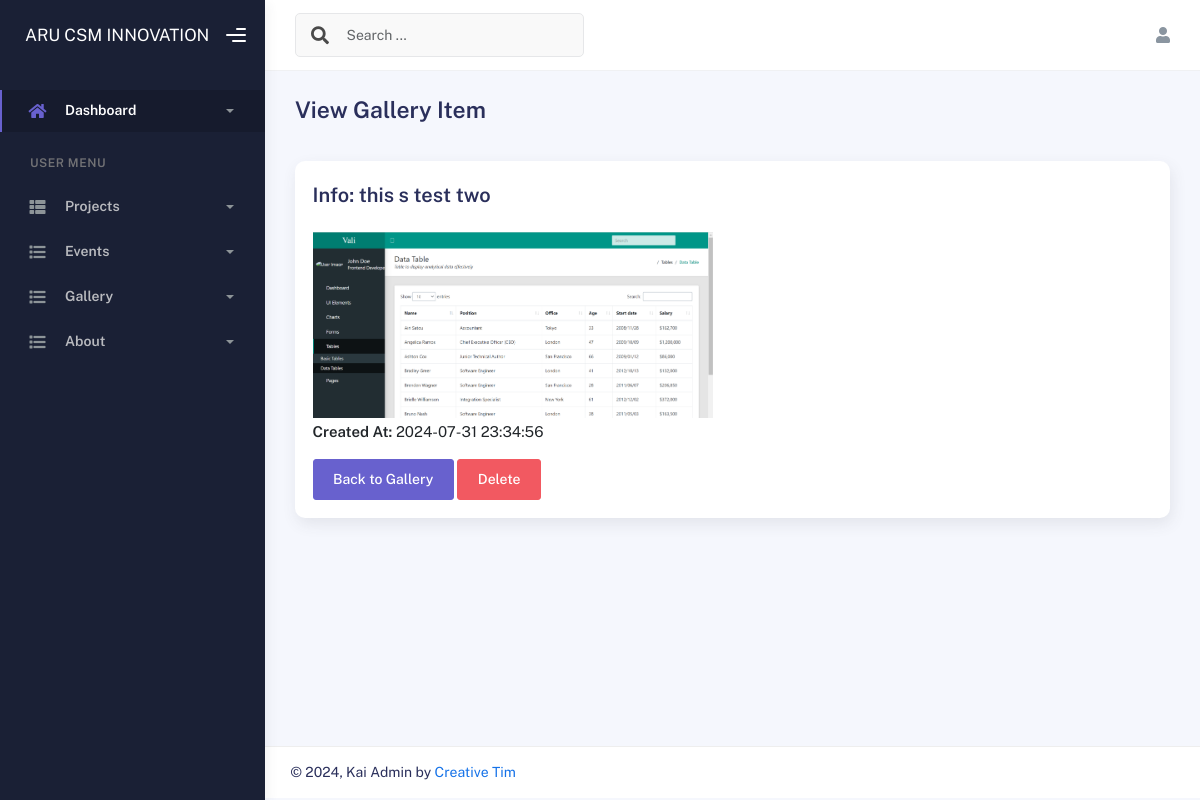
Screenshot of /backend_part/view.php?id=3 with the database file from the repository.
### tables this page shows
CREATE TABLE `my_gallery` (
  `id` int(11) NOT NULL,
  `upload_photo` varchar(100) NOT NULL,
  `description` varchar(255) NOT NULL,
  `created_at` timestamp NOT NULL DEFAULT current_timestamp() ON UPDATE current_timestamp()
);

### backend_part/view.php (the view, shortened to what this page needs)
<?php
include "connection/include.php";
$id = intval($_GET['id']);
$query = "SELECT * FROM my_gallery WHERE id = ?";
$stmt = $connect->prepare($query);
$stmt->bind_param("i", $id);
$stmt->execute();
$result = $stmt->get_result();
if ($result->num_rows > 0) {
    $item = $result->fetch_assoc();
} else {
    die('No records found.');
}
?>
<!DOCTYPE html>
<html lang="en">
<head>
    <link rel="stylesheet" href="./assets/css/bootstrap.min.css" />
    <link rel="stylesheet" href="./assets/css/plugins.min.css" />
    <link rel="stylesheet" href="./assets/css/kaiadmin.min.css" />
</head>
<body>
    <div class="wrapper">
      <div class="sidebar" data-background-color="dark">
        <div class="sidebar-logo">
          <div class="logo-header" data-background-color="dark">
            <a href="dashboard.php" class="logo" style="color: white;">
             ARU CSM INNOVATION
            </a>
            <div class="nav-toggle">
              <button class="btn btn-toggle toggle-sidebar">
                <i class="gg-menu-right"></i>
              </button>
            </div>
          </div>
        </div>
        <div class="sidebar-wrapper scrollbar scrollbar-inner">
          <div class="sidebar-content">
            <ul class="nav nav-secondary">
              <li class="nav-item active">
                <a
                  data-bs-toggle="collapse"
                  href="#dashboard"
                  class="collapsed"
                  aria-expanded="false"
                >
                  <i class="fas fa-home"></i>
                  <p>Dashboard</p>
                  <span class="caret"></span>
                </a>
              </li>
              <li class="nav-section">
                <h4 class="text-section">USER MENU</h4>
              </li>
              <li class="nav-item">
                <a data-bs-toggle="collapse" href="#sidebarLayouts">
                  <i class="fas fa-th-list"></i>
                  <p>Projects</p>
                  <span class="caret"></span>
                </a>
              </li>
              <li class="nav-item">
                <a data-bs-toggle="collapse" href="#forms">
                  <i class="fas fa-list"></i>
                  <p>Events</p>
                  <span class="caret"></span>
                </a>
              </li>
              <li class="nav-item">
                <a data-bs-toggle="collapse" href="#tables">
                  <i class="fas fa-list"></i>
                  <p>Gallery</p>
                  <span class="caret"></span>
                </a>
              </li>
              <li class="nav-item">
                <a data-bs-toggle="collapse" href="#forms">
                  <i class="fas fa-list"></i>
                  <p>About</p>
                  <span class="caret"></span>
                </a>
              </li>
            </ul>
          </div>
        </div>
      </div>
        <div class="main-panel">
            <div class="main-header">
                <nav class="navbar navbar-header navbar-header-transparent navbar-expand-lg border-bottom">
                    <div class="container-fluid">
                        <nav class="navbar navbar-header-left navbar-expand-lg navbar-form nav-search p-0 d-none d-lg-flex">
                            <div class="input-group">
                                <div class="input-group-prepend">
                                    <button type="submit" class="btn btn-search pe-1">
                                        <i class="fa fa-search search-icon"></i>
                                    </button>
                                </div>
                                <input type="text" placeholder="Search ..." class="form-control" />
                            </div>
                        </nav>
                        <ul class="navbar-nav topbar-nav ms-md-auto align-items-center">
                            <li class="nav-item topbar-icon dropdown hidden-caret">
                                <a class="nav-link" data-bs-toggle="dropdown" href="#" aria-expanded="false">
                                    <i class="fas fa-user"></i>
                                </a>
                            </li>
                        </ul>
                    </div>
                </nav>
            </div>
            <div class="container">
                <div class="page-inner">
                    <div class="page-header">
                        <h3 class="fw-bold mb-3">View Gallery Item</h3>
                    </div>
                    <div class="row">
                        <div class="col-md-12">
                            <div class="card">
                                <div class="card-body">
                                    <h5 class="card-title">Info:  <?php echo htmlspecialchars($item['description']); ?></h5><br>
                                    <img src="uploads/<?php echo htmlspecialchars($item['upload_photo']); ?>" alt="Gallery Image" width="400">
                                    <p><strong>Created At:</strong> <?php echo htmlspecialchars($item['created_at']); ?></p>
                                    <a href="gallery.php" class="btn btn-secondary">Back to Gallery</a>
                                    <a href="deletephoto.phpid=<?php echo $item['id']; ?>" class="btn btn-danger">Delete</a>
                                </div>
                            </div>
                        </div>
                    </div>
                </div>
            </div>
            <footer class="footer">
                <div class="container">
                    <div class="copyright text-center">
                        &copy; <script>document.write(new Date().getFullYear())</script>, Kai Admin by <a href="https://www.creative-tim.com" target="_blank">Creative Tim</a>
                    </div>
                </div>
            </footer>
        </div>
    </div>
</body>
</html>

### rows the page displays
my_gallery: description "this s test two", upload_photo (picture), created_at "2024-07-31 23:34:56"
